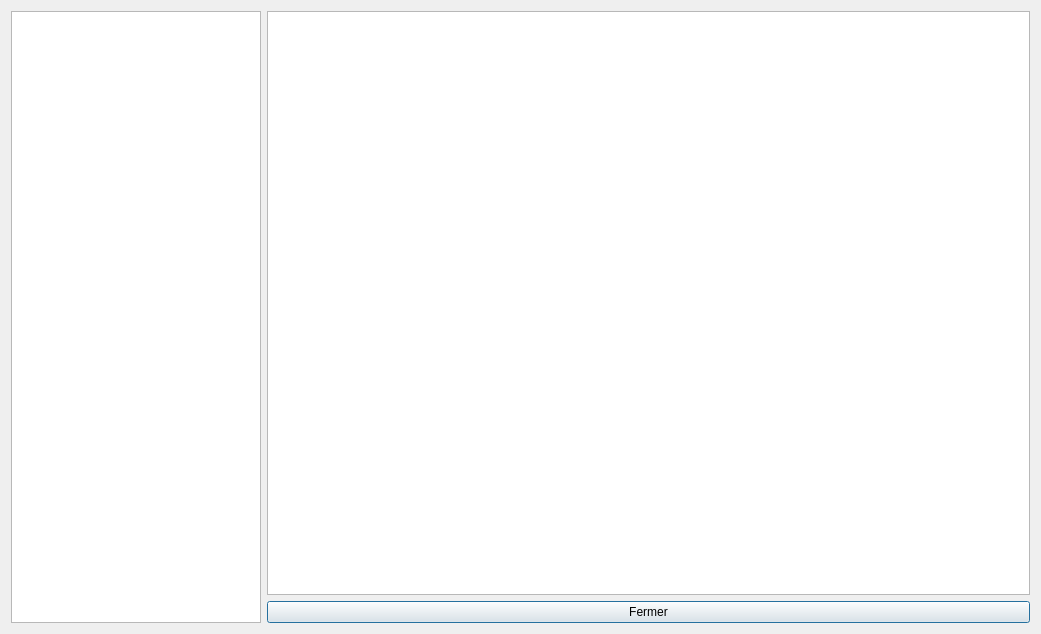
<?xml version="1.0" encoding="UTF-8"?>
<ui version="4.0">
 <class>DialogAide</class>
 <widget class="QDialog" name="DialogAide">
  <property name="geometry">
   <rect>
    <x>0</x>
    <y>0</y>
    <width>1041</width>
    <height>634</height>
   </rect>
  </property>
  <property name="windowTitle">
   <string>Aide</string>
  </property>
  <layout class="QGridLayout" name="gridLayout">
   <item row="1" column="1">
    <widget class="QPushButton" name="Fermer">
     <property name="text">
      <string>Fermer</string>
     </property>
    </widget>
   </item>
   <item row="0" column="0" rowspan="2">
    <widget class="QListWidget" name="Sommaire">
     <property name="maximumSize">
      <size>
       <width>250</width>
       <height>16777215</height>
      </size>
     </property>
    </widget>
   </item>
   <item row="0" column="1">
    <widget class="QTextEdit" name="Aide">
     <property name="font">
      <font>
       <pointsize>12</pointsize>
      </font>
     </property>
     <property name="readOnly">
      <bool>true</bool>
     </property>
    </widget>
   </item>
  </layout>
 </widget>
 <resources/>
 <connections/>
</ui>
